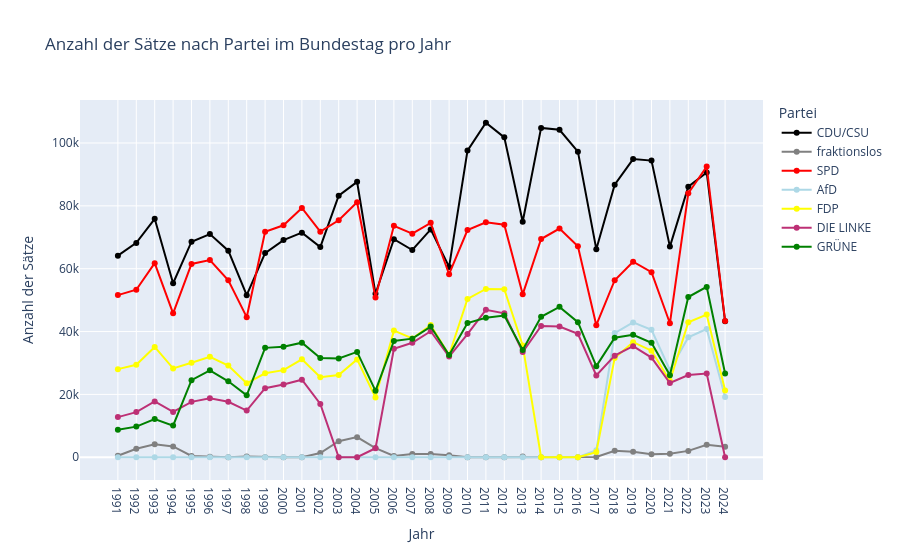

Source (notebook cell):
### Code cell
party_colors = {
    'CDU/CSU': 'black',
    'AfD': 'lightblue',
    'DIE LINKE': '#bd3075',
    'SPD': 'red',
    'GRÜNE': 'green',
    'FDP': 'yellow',
    'fraktionslos': 'grey'
}

fig = px.line(df_grouped_parties_years,
              x='year',
              y='speech_len_sents',
              color='speaker_party',
              title='Anzahl der Sätze nach Partei im Bundestag pro Jahr',
              labels={'year': 'Jahr', 'speech_len_sents': 'Anzahl der Sätze', 'speaker_party': 'Partei'},
              markers=True,
              color_discrete_map=party_colors)

fig.update_layout(hovermode='x unified')

### Figure 1 — Plotly figure (JSON) as saved in the notebook; plotly's stock layout.template omitted (floating-point values rounded to 4 significant figures)
{"data": [{"hovertemplate": "Partei=CDU/CSU<br>Jahr=%{x}<br>Anzahl der Sätze=%{y}<extra></extra>", "legendgroup": "CDU/CSU", "line": {"color": "black", "dash": "solid"}, "marker": {"symbol": "circle"}, "mode": "lines+markers", "name": "CDU/CSU", "orientation": "v", "showlegend": true, "type": "scatter", "x": ["1991", "1992", "1993", "1994", "1995", "1996", "1997", "1998", "1999", "2000", "2001", "2002", "2003", "2004", "2005", "2006", "2007", "2008", "2009", "2010", "2011", "2012", "2013", "2014", "2015", "2016", "2017", "2018", "2019", "2020", "2021", "2022", "2023", "2024"], "xaxis": "x", "y": [64155, 68214, 75889, 55379, 68589, 71010, 65738, 51574, 64977, 69102, 71462, 66896, 83238, 87636, 52027, 69368, 65939, 72498, 60571, 97584, 106444, 101797, 74938, 104804, 104198, 97247, 66213, 86721, 94892, 94408, 67025, 86109, 90612, 43262], "yaxis": "y"}, {"hovertemplate": "Partei=fraktionslos<br>Jahr=%{x}<br>Anzahl der Sätze=%{y}<extra></extra>", "legendgroup": "fraktionslos", "line": {"color": "grey", "dash": "solid"}, "marker": {"symbol": "circle"}, "mode": "lines+markers", "name": "fraktionslos", "orientation": "v", "showlegend": true, "type": "scatter", "x": ["1991", "1992", "1993", "1994", "1995", "1996", "1997", "1998", "1999", "2000", "2001", "2002", "2003", "2004", "2005", "2006", "2007", "2008", "2009", "2010", "2011", "2012", "2013", "2014", "2015", "2016", "2017", "2018", "2019", "2020", "2021", "2022", "2023", "2024"], "xaxis": "x", "y": [492, 2703, 4122, 3449, 430, 123, 0, 204, 0, 0, 3, 1328, 5113, 6398, 2905, 408, 1003, 1063, 613, 0, 0, 0, 223, 0, 0, 0, 77, 2080, 1735, 975, 1098, 2025, 3970, 3362], "yaxis": "y"}, {"hovertemplate": "Partei=SPD<br>Jahr=%{x}<br>Anzahl der Sätze=%{y}<extra></extra>", "legendgroup": "SPD", "line": {"color": "red", "dash": "solid"}, "marker": {"symbol": "circle"}, "mode": "lines+markers", "name": "SPD", "orientation": "v", "showlegend": true, "type": "scatter", "x": ["1991", "1992", "1993", "1994", "1995", "1996", "1997", "1998", "1999", "2000", "2001", "2002", "2003", "2004", "2005", "2006", "2007", "2008", "2009", "2010", "2011", "2012", "2013", "2014", "2015", "2016", "2017", "2018", "2019", "2020", "2021", "2022", "2023", "2024"], "xaxis": "x", "y": [51603, 53304, 61764, 45784, 61503, 62771, 56324, 44575, 71730, 73808, 79320, 71787, 75407, 81132, 50825, 73646, 71129, 74587, 58244, 72314, 74763, 73989, 51845, 69440, 72784, 67141, 42011, 56333, 62214, 58894, 42646, 83994, 92501, 43386], "yaxis": "y"}, {"hovertemplate": "Partei=AfD<br>Jahr=%{x}<br>Anzahl der Sätze=%{y}<extra></extra>", "legendgroup": "AfD", "line": {"color": "lightblue", "dash": "solid"}, "marker": {"symbol": "circle"}, "mode": "lines+markers", "name": "AfD", "orientation": "v", "showlegend": true, "type": "scatter", "x": ["1991", "1992", "1993", "1994", "1995", "1996", "1997", "1998", "1999", "2000", "2001", "2002", "2003", "2004", "2005", "2006", "2007", "2008", "2009", "2010", "2011", "2012", "2013", "2014", "2015", "2016", "2017", "2018", "2019", "2020", "2021", "2022", "2023", "2024"], "xaxis": "x", "y": [0, 0, 0, 0, 0, 0, 0, 0, 0, 0, 0, 0, 0, 0, 0, 0, 0, 0, 0, 0, 0, 0, 0, 0, 0, 0, 2218, 39528, 42909, 40534, 27756, 38185, 40816, 19197], "yaxis": "y"}, {"hovertemplate": "Partei=FDP<br>Jahr=%{x}<br>Anzahl der Sätze=%{y}<extra></extra>", "legendgroup": "FDP", "line": {"color": "yellow", "dash": "solid"}, "marker": {"symbol": "circle"}, "mode": "lines+markers", "name": "FDP", "orientation": "v", "showlegend": true, "type": "scatter", "x": ["1991", "1992", "1993", "1994", "1995", "1996", "1997", "1998", "1999", "2000", "2001", "2002", "2003", "2004", "2005", "2006", "2007", "2008", "2009", "2010", "2011", "2012", "2013", "2014", "2015", "2016", "2017", "2018", "2019", "2020", "2021", "2022", "2023", "2024"], "xaxis": "x", "y": [28035, 29422, 35096, 28277, 30051, 31965, 29197, 23522, 26723, 27724, 31157, 25443, 26153, 31132, 19007, 40300, 37802, 42063, 32557, 50370, 53560, 53487, 35597, 0, 0, 0, 1636, 31607, 36609, 33918, 24284, 42967, 45424, 21261], "yaxis": "y"}, {"hovertemplate": "Partei=DIE LINKE<br>Jahr=%{x}<br>Anzahl der Sätze=%{y}<extra></extra>", "legendgroup": "DIE LINKE", "line": {"color": "#bd3075", "dash": "solid"}, "marker": {"symbol": "circle"}, "mode": "lines+markers", "name": "DIE LINKE", "orientation": "v", "showlegend": true, "type": "scatter", "x": ["1991", "1992", "1993", "1994", "1995", "1996", "1997", "1998", "1999", "2000", "2001", "2002", "2003", "2004", "2005", "2006", "2007", "2008", "2009", "2010", "2011", "2012", "2013", "2014", "2015", "2016", "2017", "2018", "2019", "2020", "2021", "2022", "2023", "2024"], "xaxis": "x", "y": [12773, 14363, 17777, 14421, 17636, 18783, 17636, 14852, 21977, 23150, 24688, 16945, 0, 0, 2876, 34538, 36441, 40088, 32026, 39205, 46929, 45799, 33454, 41780, 41605, 39265, 26043, 32325, 35332, 31731, 23631, 26173, 26658, 12], "yaxis": "y"}, {"hovertemplate": "Partei=GRÜNE<br>Jahr=%{x}<br>Anzahl der Sätze=%{y}<extra></extra>", "legendgroup": "GRÜNE", "line": {"color": "green", "dash": "solid"}, "marker": {"symbol": "circle"}, "mode": "lines+markers", "name": "GRÜNE", "orientation": "v", "showlegend": true, "type": "scatter", "x": ["1991", "1992", "1993", "1994", "1995", "1996", "1997", "1998", "1999", "2000", "2001", "2002", "2003", "2004", "2005", "2006", "2007", "2008", "2009", "2010", "2011", "2012", "2013", "2014", "2015", "2016", "2017", "2018", "2019", "2020", "2021", "2022", "2023", "2024"], "xaxis": "x", "y": [8762, 9746, 12139, 10066, 24505, 27663, 24174, 19702, 34816, 35142, 36460, 31596, 31456, 33522, 21138, 37014, 37736, 41582, 32506, 42712, 44362, 45115, 34122, 44689, 47856, 42969, 28992, 38029, 38984, 36431, 26068, 50989, 54214, 26672], "yaxis": "y"}], "layout": {"hovermode": "x unified", "legend": {"title": {"text": "Partei"}, "tracegroupgap": 0}, "title": {"text": "Anzahl der Sätze nach Partei im Bundestag pro Jahr"}, "xaxis": {"anchor": "y", "domain": [0, 1], "title": {"text": "Jahr"}}, "yaxis": {"anchor": "x", "domain": [0, 1], "title": {"text": "Anzahl der Sätze"}}}}
